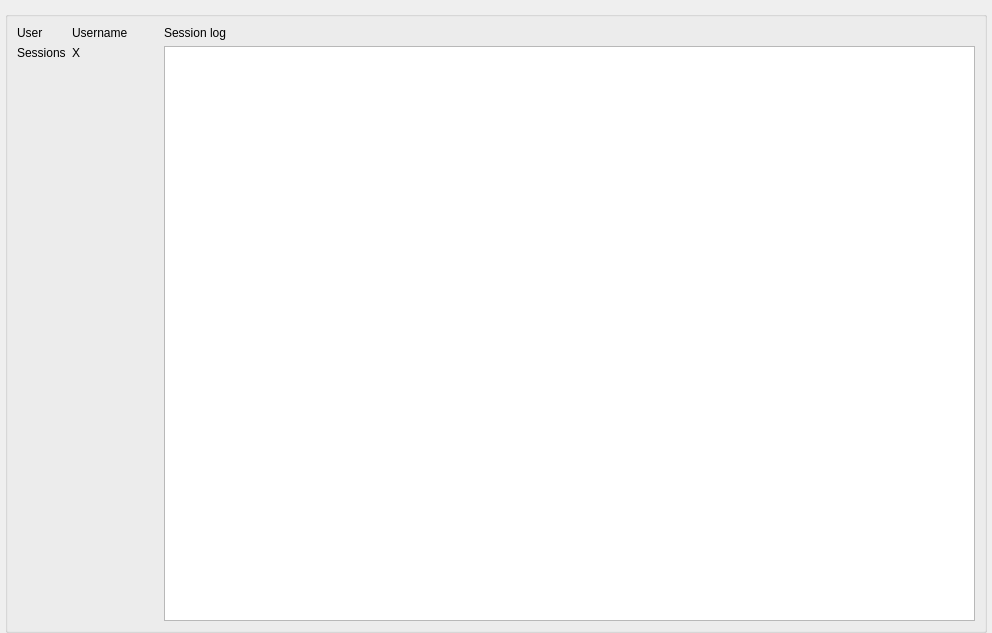
<?xml version="1.0" encoding="UTF-8"?>
<ui version="4.0">
 <class>session</class>
 <widget class="QWidget" name="session">
  <property name="geometry">
   <rect>
    <x>0</x>
    <y>0</y>
    <width>992</width>
    <height>633</height>
   </rect>
  </property>
  <property name="windowTitle">
   <string>Form</string>
  </property>
  <layout class="QVBoxLayout" name="verticalLayout_2" stretch="0">
   <property name="leftMargin">
    <number>5</number>
   </property>
   <property name="rightMargin">
    <number>5</number>
   </property>
   <property name="bottomMargin">
    <number>0</number>
   </property>
   <item>
    <widget class="QGroupBox" name="label_identifier_box">
     <layout class="QHBoxLayout" name="horizontalLayout" stretch="0,0,0">
      <item>
       <layout class="QFormLayout" name="formLayout">
        <item row="0" column="0">
         <widget class="QLabel" name="label">
          <property name="text">
           <string>User</string>
          </property>
         </widget>
        </item>
        <item row="0" column="1">
         <widget class="QLabel" name="label_username">
          <property name="text">
           <string>Username</string>
          </property>
         </widget>
        </item>
        <item row="1" column="0">
         <widget class="QLabel" name="label_3">
          <property name="text">
           <string>Sessions</string>
          </property>
         </widget>
        </item>
        <item row="1" column="1">
         <widget class="QLabel" name="label_num_sessions">
          <property name="text">
           <string>X</string>
          </property>
         </widget>
        </item>
       </layout>
      </item>
      <item>
       <spacer name="horizontalSpacer">
        <property name="orientation">
         <enum>Qt::Horizontal</enum>
        </property>
        <property name="sizeType">
         <enum>QSizePolicy::Fixed</enum>
        </property>
        <property name="sizeHint" stdset="0">
         <size>
          <width>30</width>
          <height>20</height>
         </size>
        </property>
       </spacer>
      </item>
      <item>
       <layout class="QVBoxLayout" name="verticalLayout">
        <item>
         <widget class="QLabel" name="label_2">
          <property name="text">
           <string>Session log</string>
          </property>
         </widget>
        </item>
        <item>
         <widget class="QPlainTextEdit" name="plainTextEdit_logs">
          <property name="readOnly">
           <bool>true</bool>
          </property>
         </widget>
        </item>
       </layout>
      </item>
     </layout>
    </widget>
   </item>
  </layout>
 </widget>
 <resources/>
 <connections/>
</ui>
